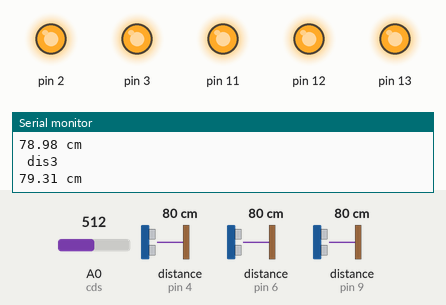
The sketch below on a simulated Arduino Uno, built with avr-gcc and run on an emulated ATmega328P. Parts: output pins drawn as LEDs (lit = HIGH), the last lines printed to the serial monitor. Wiring (inferred from the names in the program): 3 × ultrasonic range finder: trigger pin 5, echo pin 4 / trigger pin 7, echo pin 6 / trigger pin 8, echo pin 9. The test bench sets the inputs (shaded band); at power-on: distance to the obstacle (sensors on pin 4, pin 6, pin 9) 80 cm, A0 (cds) = 512. The echo pulse lasts 58.3 µs per cm; pins used as bus, display or sensor lines are not drawn.

Above: at 2.8 s.
2.9 s: distance to the obstacle (sensor on pin 4) set to 9 cm
5.9 s: distance to the obstacle (sensor on pin 4) set to 6 cm
At 7.7 s:
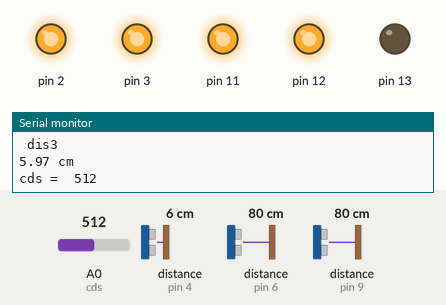
8.6 s: distance to the obstacle (sensor on pin 6) set to 9 cm
11.6 s: distance to the obstacle (sensor on pin 6) set to 6 cm
At 13.1 s:
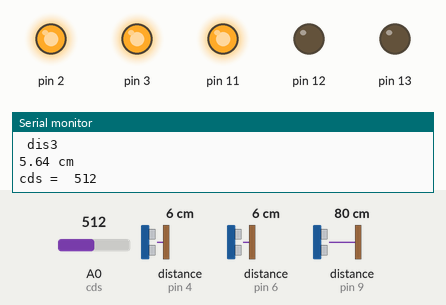
14.3 s: distance to the obstacle (sensor on pin 9) set to 9 cm
17.4 s: distance to the obstacle (sensor on pin 9) set to 6 cm
At 19.3 s:
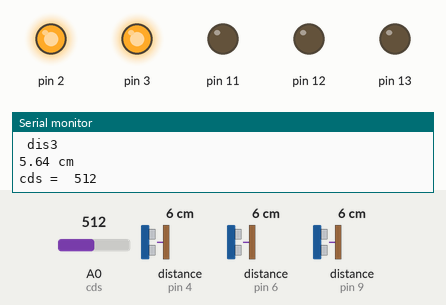
Timing chart, 0 to 20.8 s (numbered marks = the images above; inputs shaded):
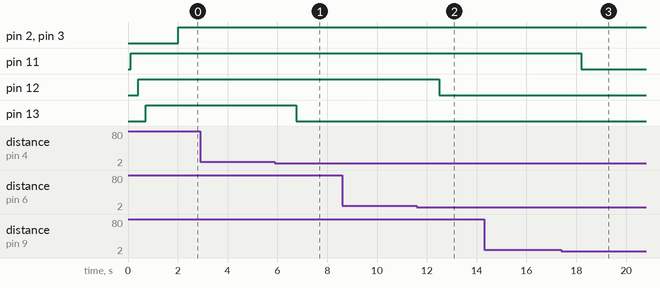

Measured:
- the behaviour switches between 8 and 7 cm on distance to the obstacle (sensor on pin 4) (found by bisection; images 0 and 1)
- the behaviour switches between 8 and 7 cm on distance to the obstacle (sensor on pin 6) (found by bisection; images 1 and 2)
- the behaviour switches between 8 and 7 cm on distance to the obstacle (sensor on pin 9) (found by bisection; images 2 and 3)
- after the input at 5.9 s, pin 13: HIGH → LOW after 0.86 s
- after the input at 11.6 s, pin 12: HIGH → LOW after 0.89 s
- after the input at 17.4 s, pin 11: HIGH → LOW after 0.81 s

The sketch:

led_control.ino
```cpp
//초음파 센서를 사용하기 위한 기본 설정
#define CTM 10
#define CTM 11
#define CTM 12

const int TRIGPIN8 = 8;
const int TRIGPIN7 = 7;
const int TRIGPIN5 = 5;

const int ECHOPIN9 = 9;
const int ECHOPIN6 = 6;
const int ECHOPIN4 = 4;

int cds = A0;

void setup() {
  Serial.begin(9600);
  pinMode(TRIGPIN8, OUTPUT);
  pinMode(ECHOPIN9, INPUT);

  pinMode(TRIGPIN7, OUTPUT);
  pinMode(ECHOPIN6, INPUT);

  pinMode(TRIGPIN5, OUTPUT);
  pinMode(ECHOPIN4, INPUT);

  pinMode(11, OUTPUT);
  pinMode(12, OUTPUT);
  pinMode(13, OUTPUT);

  pinMode(3, OUTPUT);
  pinMode(2, OUTPUT);


}


void loop() {

  int dur1; // 시간 차(µ초)
  int dur2; // 시간 차(µ초)
  int dur3; // 시간 차(µ초)

  float dis1; // 거리(cm)
  float dis2; // 거리(cm)
  float dis3; // 거리(cm)

  //초음파센서1에서의 거리측정
  digitalWrite(TRIGPIN8, HIGH);
  delayMicroseconds(CTM);
  digitalWrite(TRIGPIN8, LOW);
  dur1 = pulseIn(ECHOPIN9, HIGH);
  dis1 = (float) dur1 * 0.017;

  //초음파센서2에서의 거리측정
  digitalWrite(TRIGPIN7, HIGH);
  delayMicroseconds(CTM);
  digitalWrite(TRIGPIN7, LOW);
  dur2 = pulseIn(ECHOPIN6, HIGH);
  dis2 = (float) dur2 * 0.017;

  //초음파센서3에서의 거리측정
  digitalWrite(TRIGPIN5, HIGH);
  delayMicroseconds(CTM);
  digitalWrite(TRIGPIN5, LOW);
  dur3 = pulseIn(ECHOPIN4, HIGH);
  dis3 = (float) dur3 * 0.017;

  delay(100);


  if (dis1 > 0 && dis1 < 7) {
    //초음파센서1에서 거리가 0cm이상 7cm 이하면 LED끄기
    digitalWrite(11, LOW);
    Serial.println(" dis1");
    Serial.print(dis1);
    Serial.println(" cm");
    delay(300);

  } else {
    //이외의 경우는 LED 켜기
    digitalWrite(11, HIGH);
    Serial.println(" dis1");
    Serial.print(dis1);
    Serial.println(" cm");
    delay(300);
  }

  if (dis2 > 0 && dis2 < 7) {
    //초음파센서2에서 거리가 0cm이상 7cm 이하면 LED끄기
    digitalWrite(12, LOW);
    Serial.println(" dis2");
    Serial.print(dis2);
    Serial.println(" cm");
    delay(300);

  } else {
    digitalWrite(12, HIGH);
    Serial.println(" dis2");
    Serial.print(dis2);
    Serial.println(" cm");
    delay(300);
  }


  if (dis3 > 0 && dis3 < 7) {
    //초음파센서3에서 거리가 0cm이상 7cm 이하면 LED끄기
    digitalWrite(13, LOW);
    Serial.println(" dis3");
    Serial.print(dis3);
    Serial.println(" cm");
    delay(300);

  } else {
    digitalWrite(13, HIGH);
    Serial.println(" dis3");
    Serial.print(dis3);
    Serial.println(" cm");
    delay(300);
  }


  //조도센서값을 읽어들여 cdsValue에 저장하는 부분
  int cdsValue = analogRead(cds);

  Serial.print("cds =  ");
  Serial.println(cdsValue);
  delay(1000);

  //cdsValue가 100보다 크면 가로등이 켜짐
  if (cdsValue > 100) {
    digitalWrite(3, HIGH);
    digitalWrite(2, HIGH);
    Serial.println("led 켜짐");
  }

  //cdsValue가 50보다 작으면 가로등이 꺼짐
  else if (cdsValue < 50) {
    digitalWrite(3, LOW);
    digitalWrite(2, LOW);
    Serial.println("led 꺼짐");
  }


}
```
